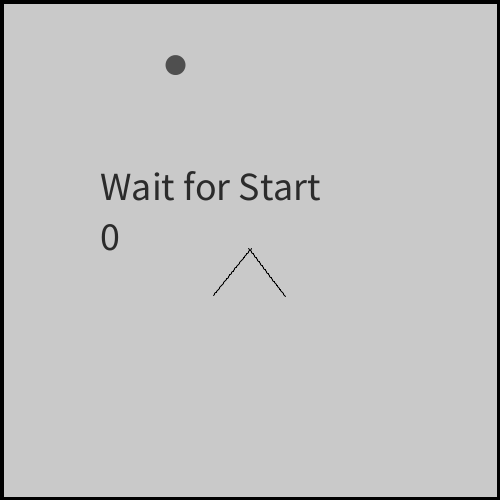
Frame 1 (no input)
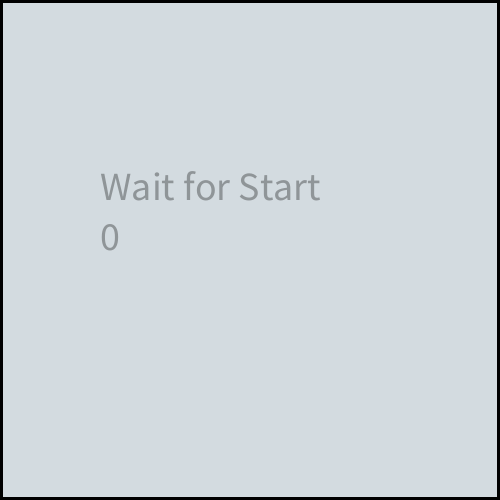
Frame 60 (the mouse pressed at the canvas centre just before this capture)
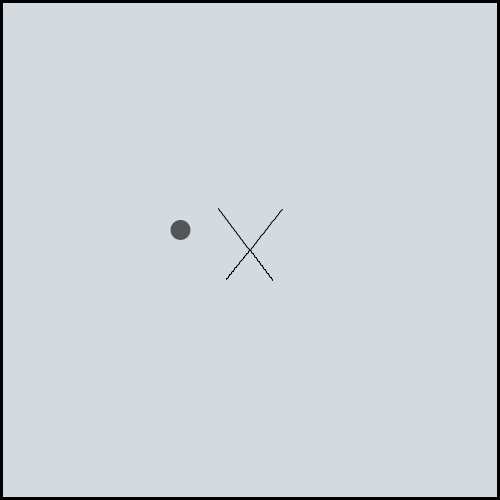
Frame 120 (the mouse held since frame 60 and released just before this capture)

The Processing sketch that drew these frames (run headless with seeded random() and noise(); from frame 60 on, the mouse is pressed at the canvas centre):

// Processing sketch: processing_94499
// ── processing_94499.pde


Snake snake;
Snake snake_2;
Food food;

int score=0;
ArrayList<Score> scores;
int finalScore=0;
float finalScoreAlpha=0;

boolean left=false;
boolean right=false;
float turnSpeed=0.1;


float bR, bG, bB;
float colorSpeed=2;

float border=3;

void setup(){
  smooth();
  size(500,500);
  
  snake_2= new Snake();
  snake=new Snake();
  food=new Food();
  scores=new ArrayList<Score>();
  
  setBgColor();
}

void draw(){
  setBgColor();
  background(bR, bG, bB);
  fill(255,200);
  rect(0,0,width,height);
  
  fill(0);
  rect(0,0,border,height);
  rect(0,0,width,border);
  rect(width-border,0,border,height);
  rect(0,height-border,width,border);

  if (left)
    snake.turn(-turnSpeed);
  if (right)
    snake.turn(turnSpeed);
  
  switch (key) {
    case 'a':
      snake_2.turn(-turnSpeed);
      break;
    case 'd':
     snake_2.turn(turnSpeed);
      break;     
   }
  
  if (finalScoreAlpha<=0){
    snake.update();
    snake_2.update();
    food.display();
  }
  
 
  if (dist(snake.getX(),snake.getY(), food.getX(),food.getY()) < food.getR()){
    food.reset(); 
    score++;
    scores.add(new Score(score));
  }
  
  if (snake.dead){
    snake.dead=false;
    reset();
  }
  if (snake_2.dead){
    snake_2.dead=false; 
    reset();
  }
  
  for (int i=scores.size()-1; i>=0; i--){
    scores.get(i).update();
    if (scores.get(i).getY()>height+100)
      scores.remove(i);
  }
  
  String str = "Wait for Start";
  textSize(40);
  fill(0,finalScoreAlpha);
  text(str,width/2 - 150,height/2 - 50);
  fill(0,finalScoreAlpha);
  finalScoreAlpha-=2;
  text(finalScore,width/2 - 150,height/2);
    
  
}


void keyPressed(){
  if (keyCode==37)  left=true;
  if (keyCode==39)  right=true;
}

void keyReleased(){
  if (keyCode==37)  left=false;
  if (keyCode==39)  right=false;
}


void setBgColor(){
  if (bR>(snake.getCR()+126)%155)  bR-=colorSpeed;
  else                   bR+=colorSpeed;
  if (bG>(snake.getCG()+126)%155)  bG-=colorSpeed;
  else                   bG+=colorSpeed;
  if (bB>(snake.getCB()+126)%155)  bB-=colorSpeed;
  else                   bB+=colorSpeed;
  
}


void reset(){
  finalScore=score;
  finalScoreAlpha=200;
  score=0;
  scores.clear();  
  food.reset();    
}



class Food{
  private float x,y;
  private float r = 20;
  
  public float getX()  {return x;}
  public float getY()  {return y;}
  public float getR()  {return r;}
  
  public Food(){
    reset();
  }
  
  public void display(){
    fill(0,155);
    ellipse(x,y,r,r);
  }
  
  public void reset(){
    x=random(r+border,width-r-border);
    y=random(r+border,height-r-border);
    r = 20;
  }
  
}
class Score{
  private int val;
  private float x,y;
  private float alph;
  
  public float getY() {  return y;}
  
  public Score(int _val){
    val=_val;
    x=random(10,width-150);
    y=-50;
    alph=70;
  }
  
  public void update(){
  }
}
class Snake{
  ArrayList<PVector> points;
  
  private float a;
  private float x,y; 
  private float speed=2.5;
  
  private float pDist=30;
  
  private boolean growing=false;
  private int growTimer=0;
  
  public boolean dead=false;
  
  private float cR,cG,cB;
  
  
  public float getX()  {return x;}
  public float getY()  {return y;}
  public float getA()  {return a;}
  public float getCR()  {return cR;}
  public float getCG()  {return cG;}
  public float getCB()  {return cB;}
  
  public Snake(){
    points=new ArrayList<PVector>();
    reset();
    
  }
  
  public void update(){
    float lastX=points.get(points.size()-1).x;
    float lastY=points.get(points.size()-1).y; 
    points.get(0).set(x,y,0);
    for (int i=points.size()-1; i>0; i--){
       points.get(i).set(points.get(i-1).x,points.get(i-1).y,0);
    }
    
    x+=speed*cos(a);
    y+=speed*sin(a); 
    
    if (growing){
      points.add(new PVector(lastX,lastY));
      if (--growTimer==0) 
        growing=false;
    }
   
    if (checkDeath())
      reset();
    display();
  }

  public void  turn(float x){
    a+=x; 

  }

  public void  grow(){
    growing=true;
    growTimer+=pDist;
  }

  public void display(){
    stroke(0);
    strokeWeight(1);
    line(x,y, points.get(0).x,points.get(0).y); 
    for (int i=0; i<points.size()-1; i++)
      line(points.get(i).x,points.get(i).y,points.get(i+1).x,points.get(i+1).y);

   noStroke();
    fill(cR,cG,cB,40);
    beginShape();
    vertex(x,y);
    endShape(CLOSE);
    
  }
  
  public boolean checkDeath(){
    if (x>width-border || x<border || y>height-border || y<border)
      return true;
      
    float minDist=speed*0.9;
    for (int i=0; i<points.size(); i++){
      if (dist(x,y,points.get(i).x,points.get(i).y)<minDist)
        return true;
    }

    return false;
  }
  
  public void reset(){
    dead=true;
    points.clear();

    a=random(TWO_PI);
    x=width/2;
    y=width/2;

    cR=random(255);
    cG=random(255);
    cB=random(255);

    for (int i=0; i<pDist*2; i++)
      points.add(new PVector( x+i*cos(a-PI), y+i*sin(a-PI)) );
  }

}
